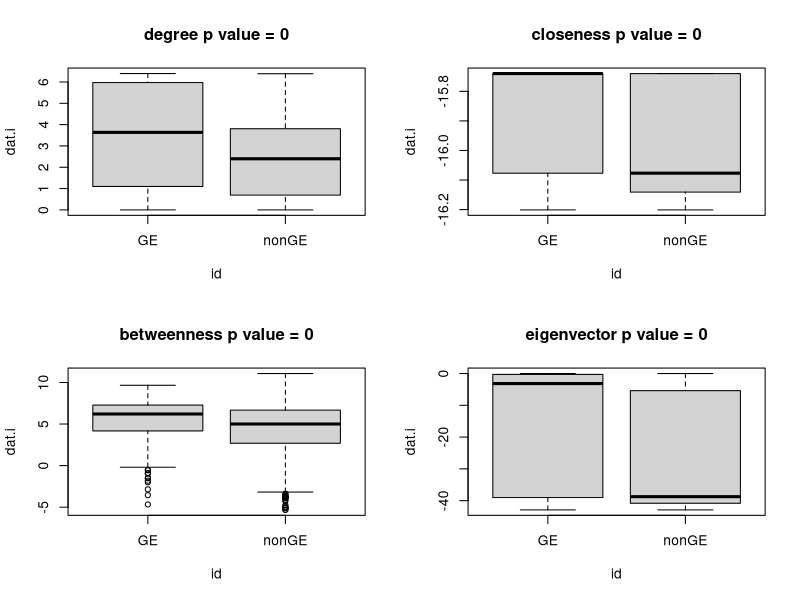

The R script that drew this image:
#libraries
library(igraph)

#data
dat.test<- read.csv("../data/gene_expression_net_feltus_main.csv")

genes <- read.csv("../data/FDR0.1/Cold GxE FDR0.05.csv")

genes <- as.character(genes[,1])

layout(matrix(1:4,ncol=2))
for(i in 2:ncol(dat.test)){
  dat.i <- dat.test[which(is.finite(log(dat.test[,i]))==TRUE),]
  use <- which(dat.i[,1] %in% genes)
  id <- rep('nonGE',nrow(dat.i))
  id[use] <- 'GE'
  dat.i <- log(dat.i[,i])
  obs.i <- abs(mean(dat.i[use])-mean(dat.i[-use]))
  len1 <- c()
  for(j in 1:1000){
    use.j <- sample(1:length(id), length(use), replace=TRUE)
    met.j <- abs(mean(dat.i[use.j])-mean(dat.i[-use.j]))
    len1 <- c(len1,met.j)
  }
  p.i <- round(length(which(len1>obs.i)),4)/j
  boxplot(dat.i~id,main=paste0(colnames(dat.test)[i],' p value = ',p.i))
}